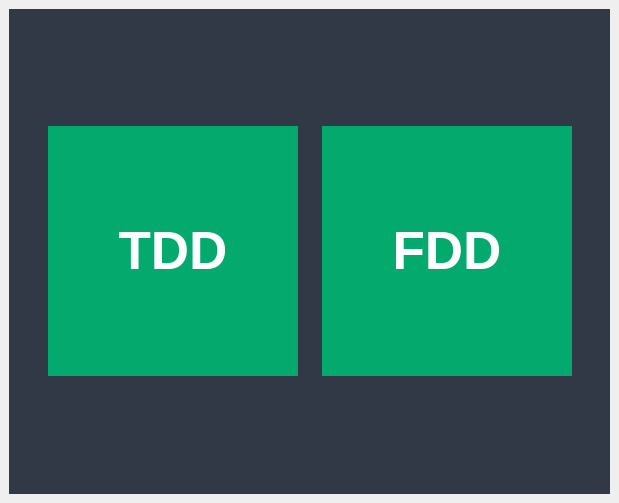
<?xml version="1.0" encoding="UTF-8"?>
<ui version="4.0">
 <class>MainWindow</class>
 <widget class="QMainWindow" name="MainWindow">
  <property name="geometry">
   <rect>
    <x>0</x>
    <y>0</y>
    <width>619</width>
    <height>503</height>
   </rect>
  </property>
  <property name="font">
   <font>
    <pointsize>20</pointsize>
   </font>
  </property>
  <property name="windowTitle">
   <string>MainWindow</string>
  </property>
  <widget class="QWidget" name="centralwidget">
   <layout class="QVBoxLayout" name="verticalLayout">
    <item>
     <widget class="QFrame" name="frame">
      <property name="styleSheet">
       <string notr="true">*{
	border:none;
}
#frame{	
	background-color :#323946;
}
</string>
      </property>
      <property name="frameShape">
       <enum>QFrame::StyledPanel</enum>
      </property>
      <property name="frameShadow">
       <enum>QFrame::Raised</enum>
      </property>
      <layout class="QHBoxLayout" name="horizontalLayout">
       <item>
        <widget class="QFrame" name="frame_2">
         <property name="frameShape">
          <enum>QFrame::StyledPanel</enum>
         </property>
         <property name="frameShadow">
          <enum>QFrame::Raised</enum>
         </property>
         <layout class="QVBoxLayout" name="verticalLayout_2">
          <item alignment="Qt::AlignRight">
           <widget class="QPushButton" name="tdd_pushButton">
            <property name="minimumSize">
             <size>
              <width>250</width>
              <height>250</height>
             </size>
            </property>
            <property name="font">
             <font>
              <pointsize>40</pointsize>
              <weight>75</weight>
              <bold>true</bold>
             </font>
            </property>
            <property name="styleSheet">
             <string notr="true">#tdd_pushButton{
	background-color: #04AA6D;
	border:none;
	color: white;
}
#tdd_pushButton::hover{
	background-color:#03945f;
}</string>
            </property>
            <property name="text">
             <string>TDD</string>
            </property>
           </widget>
          </item>
         </layout>
        </widget>
       </item>
       <item>
        <widget class="QFrame" name="frame_3">
         <property name="frameShape">
          <enum>QFrame::StyledPanel</enum>
         </property>
         <property name="frameShadow">
          <enum>QFrame::Raised</enum>
         </property>
         <layout class="QVBoxLayout" name="verticalLayout_3">
          <item alignment="Qt::AlignLeft">
           <widget class="QPushButton" name="fdd_pushButton_2">
            <property name="sizePolicy">
             <sizepolicy hsizetype="Fixed" vsizetype="Fixed">
              <horstretch>0</horstretch>
              <verstretch>0</verstretch>
             </sizepolicy>
            </property>
            <property name="minimumSize">
             <size>
              <width>250</width>
              <height>250</height>
             </size>
            </property>
            <property name="font">
             <font>
              <pointsize>40</pointsize>
              <weight>75</weight>
              <bold>true</bold>
             </font>
            </property>
            <property name="styleSheet">
             <string notr="true">#fdd_pushButton_2{
	background-color: #04AA6D;
	border:none;
	color: white;
}</string>
            </property>
            <property name="text">
             <string>FDD</string>
            </property>
           </widget>
          </item>
         </layout>
        </widget>
       </item>
      </layout>
     </widget>
    </item>
   </layout>
  </widget>
 </widget>
 <resources/>
 <connections/>
</ui>
